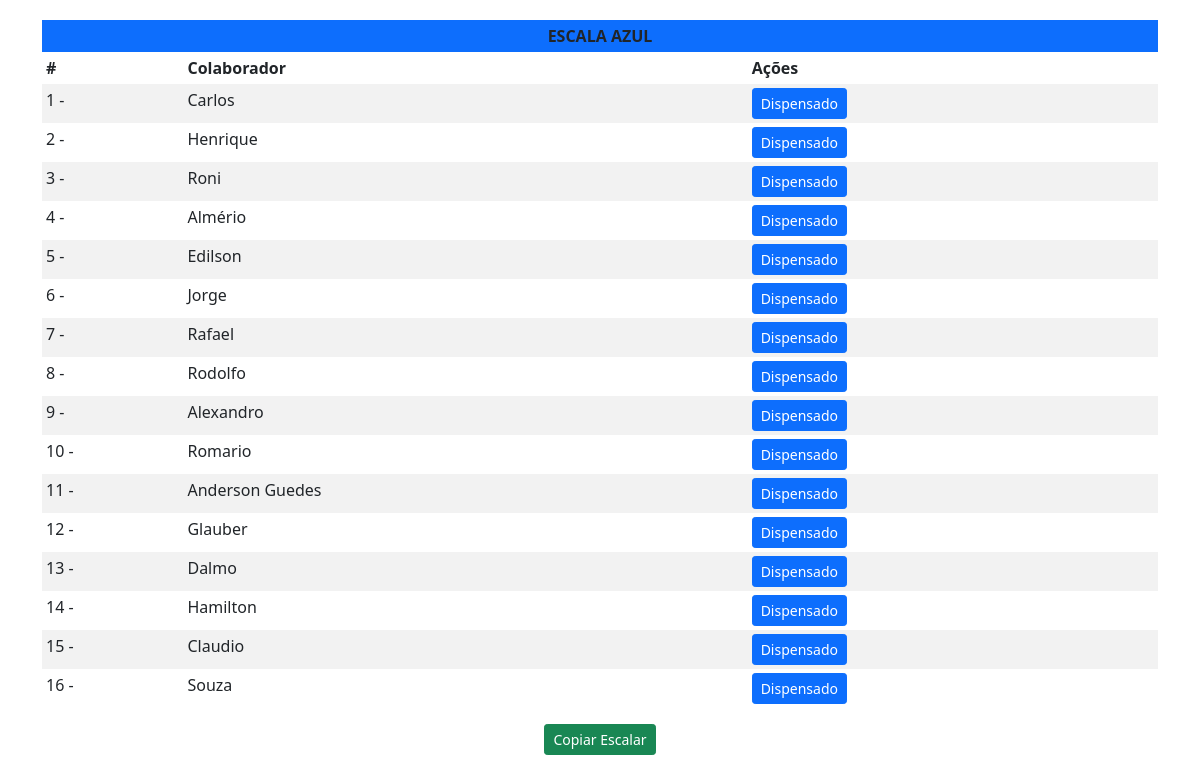
Page /escala_azul on the committed database.
### main.py (models this page shows)
class User_Azul(db.Model):
    id = db.Column(db.Integer, primary_key=True)
    username = db.Column(db.String, unique=True, nullable=False)
    ultima_dispensa = db.Column(db.DateTime)
    def to_dict(self):
        return {
            'id': self.id,
            'username': self.username,
            'data_ultima_dispensa': self.ultima_dispensa.strftime('%d-%m-%Y') if self.ultima_dispensa else None
        }

### main.py (the view)
@app.route("/escala_azul")
def escala_azul():
    users_azul = [user.to_dict() for user in User_Azul.query.order_by(User_Azul.ultima_dispensa).all()]
    return render_template("escala_azul.html", users=users_azul)

### templates/escala_azul.html (shortened to what this page needs)
{% extends "base.html" %}
{% block content %}
<div class="container" style="padding-top: 20px;">
    <div class="row">
        <div class="col-12">
            <table class="table table-borderless table-sm table-striped">
                <thead>
                    <tr>
                        <th colspan="3" class="text-center" style="background-color: #0d6efd;"> ESCALA AZUL </th>
                    </tr>
                    <tr>
                        <th>#</th>
                        <th>Colaborador</th>
                        <th>Ações</th>
                    </tr>
                </thead>
                <tbody>
                    {% for user in users|sort(attribute='data_ultima_dispensa') %}
                    <tr>
                        <td>{{ loop.index }} - </td>
                        <td>{{ user.username }}</td>
                        <td>
                            <button type="button" class="btn btn-primary btn-sm"
                                onclick="window.location.href='{{ url_for('liberar', user_id=user.id) }}'">
                                Dispensado
                            </button>
                        </td>
                    </tr>
                    {% endfor %}
                </tbody>
            </table>
        </div>
        <div class="col-12 d-flex justify-content-center">
            <button class="btn btn-success btn-sm" onclick="copyTableToClipboard()">Copiar Escalar</button>
        </div>
    </div>
</div>
{% endblock  %}

### rows in the picture
User_Azul: username "Carlos"
User_Azul: username "Henrique"
User_Azul: username "Roni"
User_Azul: username "Almério"
User_Azul: username "Edilson"
User_Azul: username "Jorge"
User_Azul: username "Rafael"
User_Azul: username "Rodolfo"
User_Azul: username "Alexandro"
User_Azul: username "Romario"
User_Azul: username "Anderson Guedes"
User_Azul: username "Glauber"
User_Azul: username "Dalmo"
User_Azul: username "Hamilton"
User_Azul: username "Claudio"
User_Azul: username "Souza"
